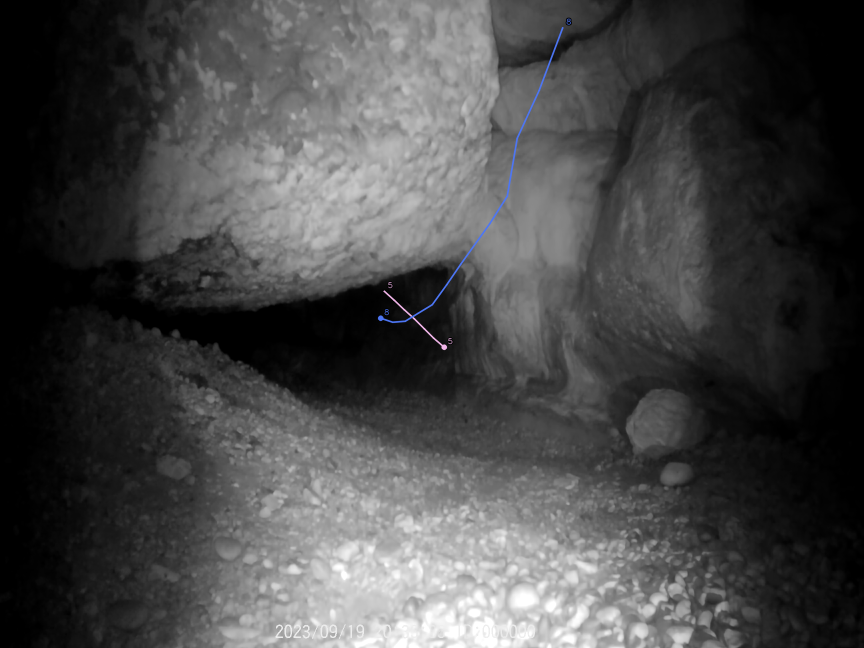
#> input picture src_assets/tracks_overlay.png, 1728 x 1296 px (shown at 1/2 size)
$ python valid_region.py --input ../src_assets/tracks_overlay.png --output out   (older library calls are emulated)
#> lines starting #> are read from the running program, lines starting #| are printed output that depends on the picture; after the words box and inside, x2 and y2 are one past the last pixel; in counts of white or black regions, pixels touching at a corner belong together
from __future__ import annotations

import argparse
import json
from pathlib import Path
from typing import Dict, Tuple

import cv2
import numpy as np


def _ensure_odd(value: int, field_name: str) -> int:
    ivalue = int(value)
    if ivalue < 1 or ivalue % 2 == 0:
        raise ValueError(f"{field_name} must be a positive odd integer, got: {value}")
    return ivalue


def load_image(path: str | Path) -> np.ndarray:
    image_path = Path(path)
    if not image_path.exists():
        raise FileNotFoundError(f"Image not found: {image_path}")
    image = cv2.imread(str(image_path), cv2.IMREAD_GRAYSCALE)
    if image is None:
        raise RuntimeError(f"Could not read grayscale image: {image_path}")
    return image


def load_mask(path: str | Path) -> np.ndarray:
    mask = load_image(path)
    return np.where(mask > 0, 255, 0).astype(np.uint8)


def estimate_illumination(image: np.ndarray, blur_kernel_size: int) -> np.ndarray:
    k = _ensure_odd(blur_kernel_size, "blur_kernel_size")
    return cv2.GaussianBlur(image, (k, k), 0)


def horizontal_profile(
    illumination_image: np.ndarray, profile_smooth_window: int
) -> Tuple[np.ndarray, np.ndarray]:
    window = _ensure_odd(profile_smooth_window, "profile_smooth_window")
    raw_profile = illumination_image.mean(axis=0).astype(np.float32)
    kernel = np.ones(window, dtype=np.float32) / float(window)
    pad = window // 2
    padded = np.pad(raw_profile, (pad, pad), mode="edge")
    smoothed_profile = np.convolve(padded, kernel, mode="valid")
    return raw_profile, smoothed_profile


# [7 lines left out: function _fallback_centered_region, not called in this run]


def detect_valid_region(
    smoothed_profile: np.ndarray,
    threshold_ratio: float,
    safety_margin: int,
    min_region_width_ratio: float,
) -> Tuple[int, int]:
    width = int(smoothed_profile.shape[0])
    if width < 2:
        return 0, 0

    threshold_ratio = float(max(0.0, min(1.0, threshold_ratio)))
    safety_margin = max(0, int(safety_margin))
    min_region_width = max(2, int(round(width * float(min_region_width_ratio))))

    pmax = float(np.max(smoothed_profile))
    pmin = float(np.min(smoothed_profile))
    contrast = pmax - pmin
    contrast_ratio = contrast / max(1.0, abs(pmax))

    # In fixed IR cave scenes, cave interiors can be truly dark.
    # The invalid area is usually side vignette from IR falloff, so we only
    # analyze left-to-right illumination trend and keep a vertical band.
    # If profile contrast is too low, avoid overfitting and use centered fallback.
    if contrast < 1e-6 or contrast_ratio < 0.08:
        detect_valid_region.last_threshold = pmax  # type: ignore[attr-defined]
        return _fallback_centered_region(width)

    threshold = threshold_ratio * pmax
    detect_valid_region.last_threshold = float(threshold)  # type: ignore[attr-defined]
    above = smoothed_profile >= threshold

    segments: list[Tuple[int, int]] = []
    in_segment = False
    start = 0
    for i, valid in enumerate(above):
        if valid and not in_segment:
            in_segment = True
            start = i
        elif not valid and in_segment:
            segments.append((start, i - 1))
            in_segment = False
    if in_segment:
        segments.append((start, width - 1))

    if not segments:
        return _fallback_centered_region(width)

    wide_segments = [(s, e) for s, e in segments if (e - s + 1) >= min_region_width]
    candidates = wide_segments if wide_segments else segments
    x_start, x_end = max(candidates, key=lambda t: t[1] - t[0] + 1)

    x_start += safety_margin
    x_end -= safety_margin
    x_start = max(0, min(width - 2, x_start))
    x_end = max(1, min(width - 1, x_end))

    if x_end <= x_start:
        return _fallback_centered_region(width)

    if (x_end - x_start + 1) < min_region_width:
        return _fallback_centered_region(width)

    return x_start, x_end


def build_mask(image_shape: Tuple[int, ...], x_start: int, x_end: int) -> np.ndarray:
    height, width = int(image_shape[0]), int(image_shape[1])
    x_start = int(max(0, min(width - 2, x_start)))
    x_end = int(max(1, min(width - 1, x_end)))
    if x_end <= x_start:
        raise ValueError(f"Invalid region bounds: x_start={x_start}, x_end={x_end}")
    mask = np.zeros((height, width), dtype=np.uint8)
    mask[:, x_start : x_end + 1] = 255
    return mask


def save_debug_outputs(
    original_image: np.ndarray,
    mask: np.ndarray,
    x_start: int,
    x_end: int,
    raw_profile: np.ndarray,
    smoothed_profile: np.ndarray,
    output_dir: str | Path,
) -> None:
    out_dir = Path(output_dir)
    out_dir.mkdir(parents=True, exist_ok=True)

    mask_path = out_dir / "mask.png"
    overlay_path = out_dir / "overlay.png"
    profile_path = out_dir / "profile.png"

    cv2.imwrite(str(mask_path), mask)

    overlay = cv2.cvtColor(original_image, cv2.COLOR_GRAY2BGR)
    tint = np.zeros_like(overlay)
    tint[:, x_start : x_end + 1] = (0, 255, 0)
    overlay = cv2.addWeighted(overlay, 1.0, tint, 0.22, 0)
    cv2.line(overlay, (x_start, 0), (x_start, overlay.shape[0] - 1), (0, 255, 255), 2)
    cv2.line(overlay, (x_end, 0), (x_end, overlay.shape[0] - 1), (0, 255, 255), 2)
    cv2.imwrite(str(overlay_path), overlay)

    threshold = float(
        getattr(detect_valid_region, "last_threshold", np.min(smoothed_profile[x_start : x_end + 1]))
    )
    xs = np.arange(raw_profile.shape[0])
    try:
        import matplotlib

        matplotlib.use("Agg")
        import matplotlib.pyplot as plt

        plt.figure(figsize=(11, 4))
        plt.plot(xs, raw_profile, label="raw_profile", linewidth=1.1)
        plt.plot(xs, smoothed_profile, label="smoothed_profile", linewidth=1.8)
        plt.axhline(threshold, linestyle="--", linewidth=1.0, label="threshold")
        plt.axvline(x_start, color="green", linestyle="--", linewidth=1.3, label="x_start")
        plt.axvline(x_end, color="red", linestyle="--", linewidth=1.3, label="x_end")
        plt.xlabel("x (column)")
        plt.ylabel("intensity")
        plt.legend()
        plt.tight_layout()
        plt.savefig(profile_path)
        plt.close()
    except ModuleNotFoundError:
        # Keep pipeline usable in restricted environments without matplotlib.
        canvas = np.zeros((320, max(320, raw_profile.shape[0]), 3), dtype=np.uint8)
        norm = float(max(1e-6, np.max(raw_profile)))
        raw_y = ((1.0 - (raw_profile / norm)) * 280 + 20).astype(np.int32)
        smooth_y = ((1.0 - (smoothed_profile / norm)) * 280 + 20).astype(np.int32)
        for i in range(1, len(xs)):
            cv2.line(canvas, (i - 1, raw_y[i - 1]), (i, raw_y[i]), (255, 150, 150), 1)
            cv2.line(canvas, (i - 1, smooth_y[i - 1]), (i, smooth_y[i]), (80, 255, 80), 1)
        cv2.line(canvas, (x_start, 0), (x_start, canvas.shape[0] - 1), (0, 255, 255), 1)
        cv2.line(canvas, (x_end, 0), (x_end, canvas.shape[0] - 1), (0, 255, 255), 1)
        cv2.imwrite(str(profile_path), canvas)


# [388 lines left out: functions _save_depth_debug_outputs, _bbox_from_mask, save_precomputed_mask_outputs, _central_deep_layer_mask, _as_float_list, _as_int_list and 5 more, not called in this run]


def _horizontal_profile_mask(
    image: np.ndarray,
    config: Dict,
) -> tuple[np.ndarray, int, int, np.ndarray, np.ndarray]:
    illumination = estimate_illumination(image, int(config.get("blur_kernel_size", 151)))
    raw_profile, smoothed_profile = horizontal_profile(illumination, int(config.get("profile_smooth_window", 31)))
    x_start, x_end = detect_valid_region(
        smoothed_profile=smoothed_profile,
        threshold_ratio=float(config.get("threshold_ratio", 0.45)),
        safety_margin=int(config.get("safety_margin", 10)),
        min_region_width_ratio=float(config.get("min_region_width_ratio", 0.35)),
    )
    mask = build_mask(image.shape, x_start, x_end)
    return mask, x_start, x_end, raw_profile, smoothed_profile


# [11 lines left out: function generate_valid_region_mask, not called in this run]


def run_valid_region(
    image: np.ndarray,
    output_dir: str | Path,
    config: Dict,
) -> Dict:
    method = str(config.get("method", "horizontal_illumination_profile")).strip().lower()
    if method == "central_deep_layer":
        mask = _central_deep_layer_mask(image, config)
        illumination = estimate_illumination(image, int(config.get("blur_kernel_size", 151)))
        depth_map = 255.0 - illumination.astype(np.float32)
        mask = _snap_lower_contour_to_depth_gradient(mask, depth_map, config)
        x_start, x_end = _bbox_from_mask(mask)
        _save_depth_debug_outputs(
            original_image=image,
            depth_map=depth_map,
            mask=mask,
            output_dir=output_dir,
        )
        return {
            "enabled": True,
            "x_start": int(x_start),
            "x_end": int(x_end),
            "width": int(max(1, x_end - x_start + 1)),
            "method": "central_deep_layer",
            "output_dir": str(Path(output_dir).resolve()),
        }

    if method == "hybrid_deep_layer_profile":
        profile_mask, _, _, raw_profile, smoothed_profile = _horizontal_profile_mask(image, config)
        # Hybrid strategy: first constrain by profile-based valid area, then refine by depth.
        depth_mask = _central_deep_layer_mask(image, config, constraint_mask=profile_mask)
        combine_mode = str(config.get("hybrid_combine_mode", "and"))
        mask = _combine_masks(depth_mask, profile_mask, combine_mode)
        if int(np.count_nonzero(mask)) == 0:
            depth_nz = int(np.count_nonzero(depth_mask))
            profile_nz = int(np.count_nonzero(profile_mask))
            # Fail-safe: avoid empty valid-region masks by falling back to the richer source mask.
            mask = depth_mask if depth_nz >= profile_nz else profile_mask
        illumination = estimate_illumination(image, int(config.get("blur_kernel_size", 151)))
        depth_map = 255.0 - illumination.astype(np.float32)
        mask = _snap_lower_contour_to_depth_gradient(mask, depth_map, config)
        x_start, x_end = _bbox_from_mask(mask)
        _save_depth_debug_outputs(
            original_image=image,
            depth_map=depth_map,
            mask=mask,
            output_dir=output_dir,
        )
        return {
            "enabled": True,
            "x_start": int(x_start),
            "x_end": int(x_end),
            "width": int(max(1, x_end - x_start + 1)),
            "method": "hybrid_deep_layer_profile",
            "hybrid_combine_mode": combine_mode.lower(),
            "output_dir": str(Path(output_dir).resolve()),
        }

    mask, x_start, x_end, raw_profile, smoothed_profile = _horizontal_profile_mask(image, config)
    save_debug_outputs(image, mask, x_start, x_end, raw_profile, smoothed_profile, output_dir)
    return {
        "enabled": True,
        "x_start": int(x_start),
        "x_end": int(x_end),
        "width": int(x_end - x_start + 1),
        "method": "horizontal_illumination_profile",
        "output_dir": str(Path(output_dir).resolve()),
    }


def _build_parser() -> argparse.ArgumentParser:
    parser = argparse.ArgumentParser(
        prog="python -m bat_tracker.valid_region",
        description="Generate vertical valid-area mask from IR illumination profile.",
    )
    parser.add_argument("--input", required=True, help="Path to grayscale input image (e.g., background.png).")
    parser.add_argument("--output", required=True, help="Output directory for mask/overlay/profile.")
    parser.add_argument("--blur-kernel-size", type=int, default=151)
    parser.add_argument("--profile-smooth-window", type=int, default=31)
    parser.add_argument("--threshold-ratio", type=float, default=0.45)
    parser.add_argument("--safety-margin", type=int, default=10)
    parser.add_argument("--min-region-width-ratio", type=float, default=0.35)
    return parser


def main() -> None:
    parser = _build_parser()
    args = parser.parse_args()

    cfg = {
        "blur_kernel_size": args.blur_kernel_size,
        "profile_smooth_window": args.profile_smooth_window,
        "threshold_ratio": args.threshold_ratio,
        "safety_margin": args.safety_margin,
        "min_region_width_ratio": args.min_region_width_ratio,
    }

    image = load_image(args.input)
    result = run_valid_region(image=image, output_dir=args.output, config=cfg)
#> in estimate_illumination, `return cv2.GaussianBlur(image, (k, k), 0)`:
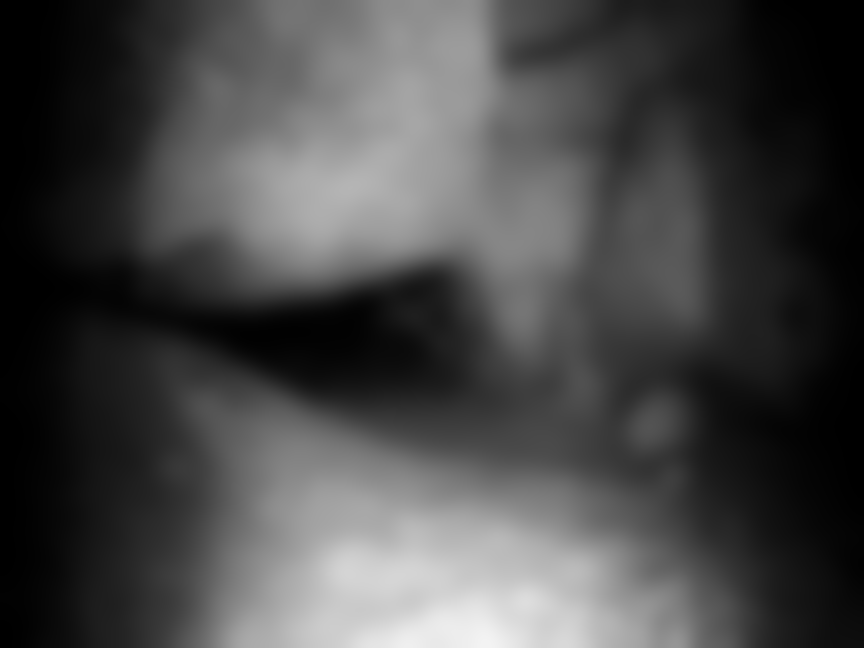
#> returned value: shape (1296, 1728) (shown at 1/2 size); min 0, max 243, mean 71.2
#> in horizontal_profile, `raw_profile = illumination_image.mean(axis=0).astype(np.float32)`: raw_profile = 1728 values, max 130 at index 800, min 0.116 at index 0, mean 71.23
#> in horizontal_profile, `padded = np.pad(raw_profile, (pad, pad), mode="edge")`: padded = 1758 values, max 130 at index 815, min 0.116 at index 0, mean 70.03
#> in horizontal_profile, `smoothed_profile = np.convolve(padded, kernel, mode="valid")`: smoothed_profile = 1728 values, max 129.9 at index 799, min 0.131 at index 0, mean 71.23
#> in detect_valid_region, `pmax = float(np.max(smoothed_profile))`: pmax = 129.9
#> in detect_valid_region, `pmin = float(np.min(smoothed_profile))`: pmin = 0.131
#> in detect_valid_region, `contrast = pmax - pmin`: contrast = 129.8
#> in detect_valid_region, `contrast_ratio = contrast / max(1.0, abs(pmax))`: contrast_ratio = 0.999
#> in detect_valid_region, `threshold = threshold_ratio * pmax`: threshold = 58.47
#> the loop in detect_valid_region, `for i, valid in enumerate(above):` made 1728 passes
#> (in_segment, start) on pass 355: (True, 354)
#> in_segment on pass 1383: False
#> after the loop in detect_valid_region, `for i, valid in enumerate(above):`: in_segment = False; segments = [(354, 1381)]; start = 354
#> in detect_valid_region, `wide_segments = [(s, e) for s, e in segments if (e - s + 1) >= min_reg..`: wide_segments = [(354, 1381)]
#> in detect_valid_region, `x_start, x_end = max(candidates, key=lambda t: t[1] - t[0] + 1)`: x_start = 354; x_end = 1381
#> in detect_valid_region, `x_start += safety_margin`: x_start = 364
#> in detect_valid_region, `x_end -= safety_margin`: x_end = 1371
#> in _horizontal_profile_mask, `x_start, x_end = detect_valid_region( smoothed_profile=smoothed_profil..`: x_start = 364; x_end = 1371
#> in build_mask, `x_start = int(max(0, min(width - 2, x_start)))`: x_start = 364
#> in build_mask, `x_end = int(max(1, min(width - 1, x_end)))`: x_end = 1371
#> in _horizontal_profile_mask, `mask = build_mask(image.shape, x_start, x_end)`:
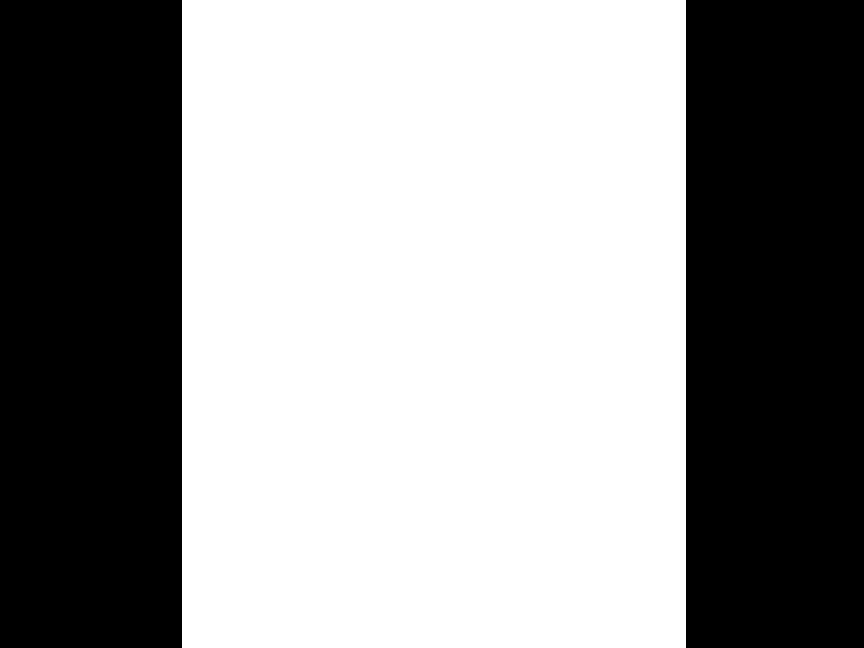
#> mask: shape (1296, 1728) (shown at 1/2 size); 58.3% white; 2 black regions, box (x1, y1, x2, y2) and area: (0, 0, 364, 1296) 471744, (1372, 0, 1728, 1296) 461376
#> in run_valid_region, `mask, x_start, x_end, raw_profile, smoothed_profile = _horizontal_prof..`: x_start = 364; x_end = 1371
#> in save_debug_outputs, `overlay = cv2.addWeighted(overlay, 1.0, tint, 0.22, 0)`:
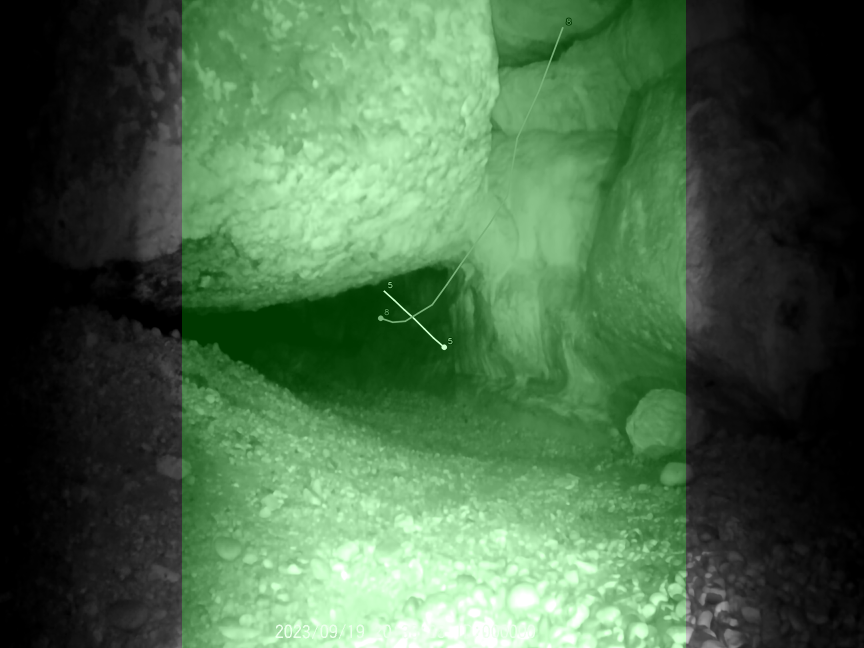
#> overlay: shape (1296, 1728, 3) (shown at 1/2 size); mean B, G, R 71.2, 103.1, 71.2
#> in save_debug_outputs, `cv2.line(overlay, (x_end, 0), (x_end, overlay.shape[0] - 1), (0, 255, ..`:
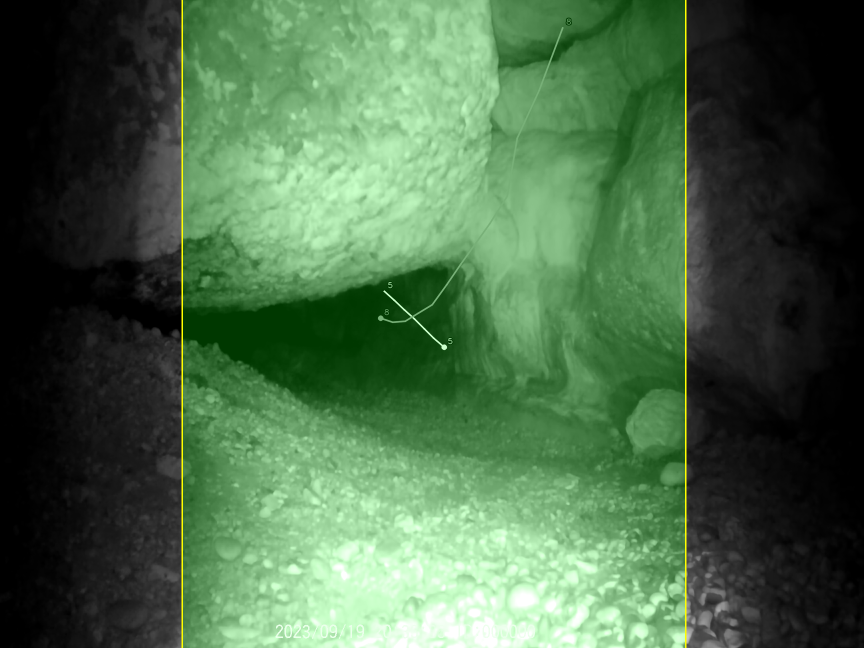
#> overlay: shape (1296, 1728, 3) (shown at 1/2 size); mean B, G, R 71, 103.7, 71.9
#> in save_debug_outputs, `threshold = float( getattr(detect_valid_region, "last_threshold", np.m..`: threshold = 58.47
#> in save_debug_outputs, `plt.savefig(profile_path)`:
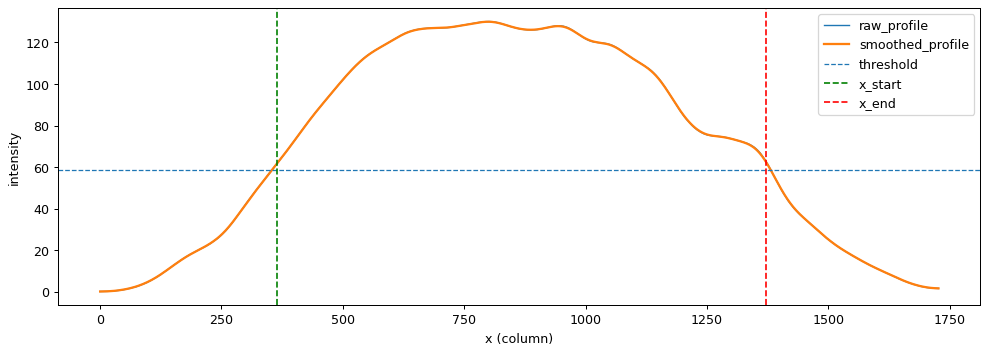
#> figure drawn by matplotlib, 1 panel; curve peaks at x = 800, y = 130; curve peaks at x = 799, y = 129.9
#> result = 6 items
    print(f"Detected valid region: x_start={result['x_start']}, x_end={result['x_end']}")
#| Detected valid region: x_start=364, x_end=1371
    print(json.dumps(result, indent=2))
#| {
#|   "enabled": true,
#|   "x_start": 364,
#|   "x_end": 1371,
#|   "width": 1008,
#|   "method": "horizontal_illumination_profile",
#|   "output_dir": "bat_tracker/out"
#| }


if __name__ == "__main__":
    main()
